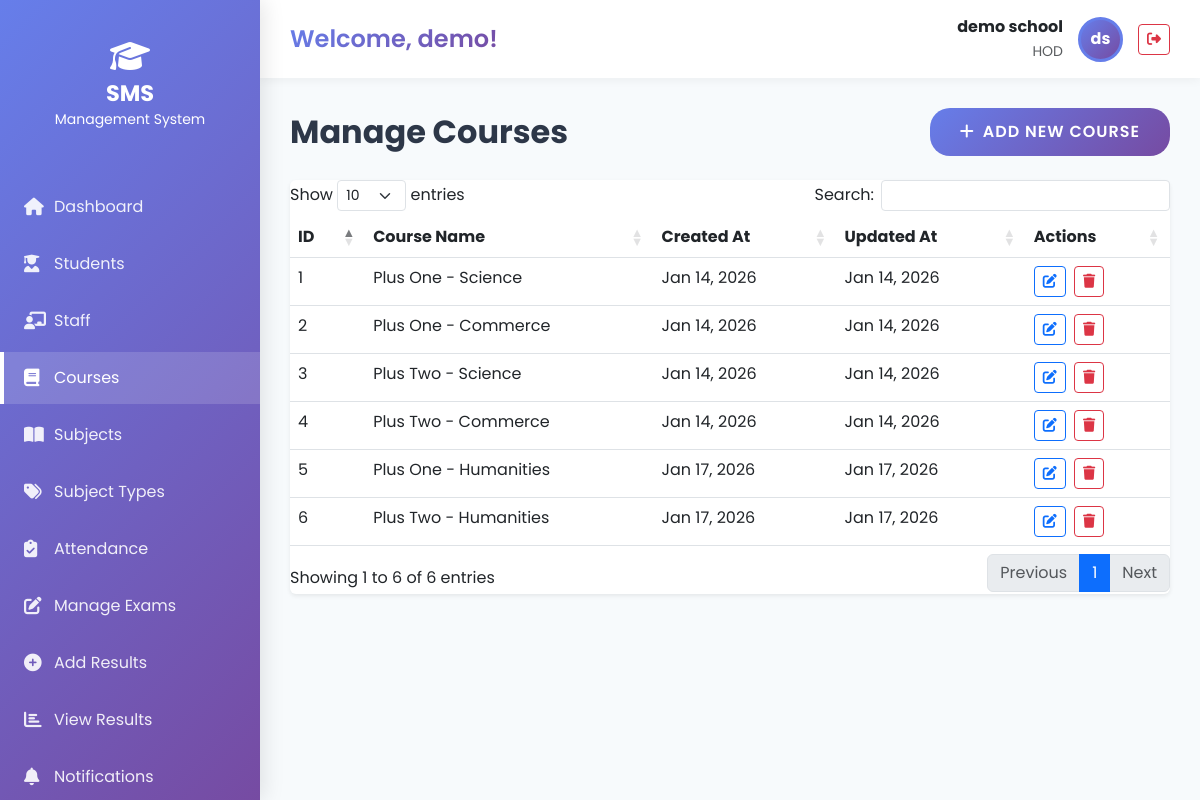
Page /hod/courses/ (signed in) on the committed database.
### hadiya/models.py (models this page shows, shortened)
class CustomUser(AbstractUser):
    USER_TYPE_CHOICES = (
        (1, 'HOD'),
        (2, 'Staff'),
        (3, 'Student'),
        (4, 'Accountant'),
        (5, 'Management'),
    )
    user_type = models.IntegerField(choices=USER_TYPE_CHOICES, default=1)
    profile_pic = models.ImageField(upload_to='profile_pics/', blank=True, null=True)
    email = models.EmailField(unique=True)
    USERNAME_FIELD = 'email'
    REQUIRED_FIELDS = ['username', 'first_name', 'last_name']

class Course(models.Model):
    name = models.CharField(max_length=100)
    created_at = models.DateTimeField(auto_now_add=True)
    updated_at = models.DateTimeField(auto_now=True)

### student_management_system/Hod_views.py (the view)
    @login_required
    def wrapper(request, *args, **kwargs):
        if request.user.user_type != 1:
            messages.error(request, 'Access denied. HOD privileges required.')
            return redirect('home')
        return view_func(request, *args, **kwargs)

### hadiya/EmailBackEnd.py (called while the page is built)
    def get_user(self, user_id):
        UserModel = get_user_model()
        try:
            return UserModel.objects.get(pk=user_id)
        except UserModel.DoesNotExist:
            return None

### student_management_system/Hod_views.py (called while the page is built)
def hod_required(view_func):
    @login_required
    def wrapper(request, *args, **kwargs):
        if request.user.user_type != 1:
            messages.error(request, 'Access denied. HOD privileges required.')
            return redirect('home')
        return view_func(request, *args, **kwargs)
    return wrapper

@hod_required
def view_courses(request):
    courses = Course.objects.all()
    context = {'courses': courses}
    return render(request, 'Hod/view_course.html', context)

### templates/Hod/view_course.html (shortened to what this page needs)
{% extends 'base.html' %}
{% block content %}
<div class="d-flex justify-content-between align-items-center mb-4">
    <h1 class="page-title mb-0">Manage Courses</h1>
    <a href="{% url 'add_course' %}" class="btn btn-modern btn-gradient-purple">
        <i class="fas fa-plus me-2"></i>Add New Course
    </a>
</div>
<div class="card border-0 shadow-sm">
    <div class="card-body p-0">
        <div class="table-responsive">
            <table class="table datatable table-hover mb-0">
                <thead style="background: linear-gradient(135deg, #667eea 0%, #764ba2 100%); color: white;">
                    <tr>
                        <th>ID</th>
                        <th>Course Name</th>
                        <th>Created At</th>
                        <th>Updated At</th>
                        <th>Actions</th>
                    </tr>
                </thead>
                <tbody>
                    {% for course in courses %}
                    <tr>
                        <td>{{ course.id }}</td>
                        <td>{{ course.name }}</td>
                        <td>{{ course.created_at|date:"M d, Y" }}</td>
                        <td>{{ course.updated_at|date:"M d, Y" }}</td>
                        <td>
                            <a href="{% url 'edit_course' course.id %}" class="btn btn-sm btn-outline-primary me-1"
                                title="Edit">
                                <i class="fas fa-edit"></i>
                            </a>
                            <button type="button" class="btn btn-sm btn-outline-danger"
                                onclick="confirmDelete({{ course.id }})" title="Delete">
                                <i class="fas fa-trash"></i>
                            </button>
                        </td>
                    </tr>
                    {% endfor %}
                </tbody>
            </table>
        </div>
    </div>
</div>
{% endblock %}

### templates/base.html (shortened to what this page needs)
<!DOCTYPE html>
<html lang="en">
<head>
    <link rel="stylesheet" href="https://cdnjs.cloudflare.com/ajax/libs/font-awesome/6.4.0/css/all.min.css">
    <link href="https://cdn.jsdelivr.net/npm/bootstrap@5.3.0/dist/css/bootstrap.min.css" rel="stylesheet">
    <link rel="stylesheet" href="https://cdn.datatables.net/1.13.6/css/dataTables.bootstrap5.min.css">
    {% load static %}
    <link rel="stylesheet" href="{% static 'assets/css/modern-theme.css' %}">
</head>
<body>
    <div class="sidebar">
        <div class="sidebar-brand">
            <i class="fas fa-graduation-cap fa-2x mb-2"></i>
            <h3>SMS</h3>
            <small>Management System</small>
        </div>
        <ul class="sidebar-nav">
            {% block sidebar %}
            {% if request.user.user_type == 1 %}
            {% include 'includes/sidebar_hod.html' %}
            {% elif request.user.user_type == 2 %}
            {% include 'includes/sidebar_staff.html' %}
            {% elif request.user.user_type == 3 %}
            {% include 'includes/sidebar_student.html' %}
            {% endif %}
            {% endblock %}
        </ul>
    </div>
    <div class="main-content">
        <div class="top-navbar">
            <div class="welcome-text">
                {% block page_header %}Welcome, {{ request.user.first_name }}!{% endblock %}
            </div>
            <div class="user-info">
                <div class="text-end">
                    <div class="fw-bold">{{ request.user.first_name }} {{ request.user.last_name }}</div>
                    <small class="text-muted">{{ request.user.get_user_type_display }}</small>
                </div>
                {% if request.user.profile_pic %}
                <img src="{{ request.user.profile_pic.url }}" alt="Profile" class="user-avatar">
                {% else %}
                <div class="user-avatar"
                    style="background: var(--gradient-purple); display: flex; align-items: center; justify-content: center; color: white; font-weight: 700;">
                    {{ request.user.first_name.0 }}{{ request.user.last_name.0 }}
                </div>
                {% endif %}
                <a href="{% url 'logout' %}" class="btn btn-sm btn-outline-danger">
                    <i class="fas fa-sign-out-alt"></i>
                </a>
            </div>
        </div>
        <div class="content-wrapper">
            {% block content %}{% endblock %}
        </div>
    </div>
</body>
</html>

### static/assets/css/modern-theme.css (style rules this page uses)
:root { --gradient-purple: linear-gradient(135deg, #667eea 0%, #764ba2 100%); --gradient-success: linear-gradient(135deg, #56ab2f 0%, #a8e063 100%); --gradient-info: linear-gradient(135deg, #4facfe 0%, #00f2fe 100%); --gradient-warning: linear-gradient(135deg, #f093fb 0%, #f5576c 100%); --gradient-danger: linear-gradient(135deg, #fa709a 0%, #fee140 100%); --gradient-ocean: linear-gradient(135deg, #2193b0 0%, #6dd5ed 100%); --gradient-sunset: linear-gradient(135deg, #ff7e5f 0%, #feb47b 100%); --color-primary: #667eea; --color-secondary: #764ba2; --color-success: #56ab2f; --color-info: #4facfe; --color-warning: #f093fb; --color-danger: #fa709a; --color-dark: #2d3748; --color-light: #f7fafc; --glass-bg: rgba(255, 255, 255, 0.15); --glass-border: rgba(255, 255, 255, 0.3); --glass-shadow: 0 8px 32px 0 rgba(31, 38, 135, 0.37); --spacing-xs: 0.5rem; --spacing-sm: 1rem; --spacing-md: 1.5rem; --spacing-lg: 2rem; --spacing-xl: 3rem; --radius-sm: 8px; --radius-md: 12px; --radius-lg: 16px; --radius-xl: 20px; --shadow-sm: 0 2px 4px rgba(0, 0, 0, 0.1); --shadow-md: 0 4px 6px rgba(0, 0, 0, 0.1); --shadow-lg: 0 10px 25px rgba(0, 0, 0, 0.15); --shadow-xl: 0 20px 40px rgba(0, 0, 0, 0.2); --transition-fast: 0.2s ease; --transition-normal: 0.3s ease; --transition-slow: 0.5s ease; }
* { margin: 0; padding: 0; box-sizing: border-box; }
body { font-family: 'Poppins', sans-serif; background: linear-gradient(135deg, #667eea 0%, #764ba2 100%); min-height: 100vh; overflow-x: hidden; }
.btn-modern { padding: 12px 30px; border-radius: var(--radius-xl); border: none; font-weight: 600; font-size: 1rem; cursor: pointer; transition: all var(--transition-normal); position: relative; overflow: hidden; text-transform: uppercase; letter-spacing: 1px; }
.btn-modern::before { content: ''; position: absolute; top: 50%; left: 50%; width: 0; height: 0; border-radius: 50%; background: rgba(255, 255, 255, 0.3); transform: translate(-50%, -50%); transition: width 0.6s, height 0.6s; }
.btn-gradient-purple { background: var(--gradient-purple); color: white; }

### templates/base.html (style rules this page uses)
body { font-family: 'Poppins', sans-serif; background: #f7fafc; min-height: 100vh; }
.sidebar { position: fixed; top: 0; left: 0; height: 100vh; width: 260px; background: linear-gradient(135deg, #667eea 0%, #764ba2 100%); padding: 20px 0; overflow-y: auto; z-index: 1000; box-shadow: 4px 0 20px rgba(0, 0, 0, 0.1); }
.sidebar-brand { padding: 20px 20px; text-align: center; color: white; margin-bottom: 30px; }
.sidebar-brand h3 { font-size: 1.4rem; font-weight: 700; margin: 0; }
.sidebar-nav { list-style: none; padding: 0; margin: 0; }
.main-content { margin-left: 260px; padding: 0; min-height: 100vh; }
.top-navbar { background: white; box-shadow: 0 2px 10px rgba(0, 0, 0, 0.05); padding: 15px 30px; display: flex; justify-content: space-between; align-items: center; margin-bottom: 30px; }
.welcome-text { font-size: 1.5rem; font-weight: 600; background: var(--gradient-purple); -webkit-background-clip: text; -webkit-text-fill-color: transparent; background-clip: text; }
.user-info { display: flex; align-items: center; gap: 15px; }
.user-avatar { width: 45px; height: 45px; border-radius: 50%; object-fit: cover; border: 3px solid #667eea; }
.content-wrapper { padding: 0 30px 30px 30px; }
.page-title { font-size: 2rem; font-weight: 700; color: #2d3748; margin-bottom: 30px; }

### rows in the picture
CustomUser: user.first_name "demo", user.last_name "school", user.user_type "HOD", user.first_name.0 "d", user.last_name.0 "s"
Course: id "1", name "Plus One - Science", created_at "Jan 14, 2026", updated_at "Jan 14, 2026"
Course: id "2", name "Plus One - Commerce", created_at "Jan 14, 2026", updated_at "Jan 14, 2026"
Course: id "3", name "Plus Two - Science", created_at "Jan 14, 2026", updated_at "Jan 14, 2026"
Course: id "4", name "Plus Two - Commerce", created_at "Jan 14, 2026", updated_at "Jan 14, 2026"
Course: id "5", name "Plus One - Humanities", created_at "Jan 17, 2026", updated_at "Jan 17, 2026"
Course: id "6", name "Plus Two - Humanities", created_at "Jan 17, 2026", updated_at "Jan 17, 2026"
